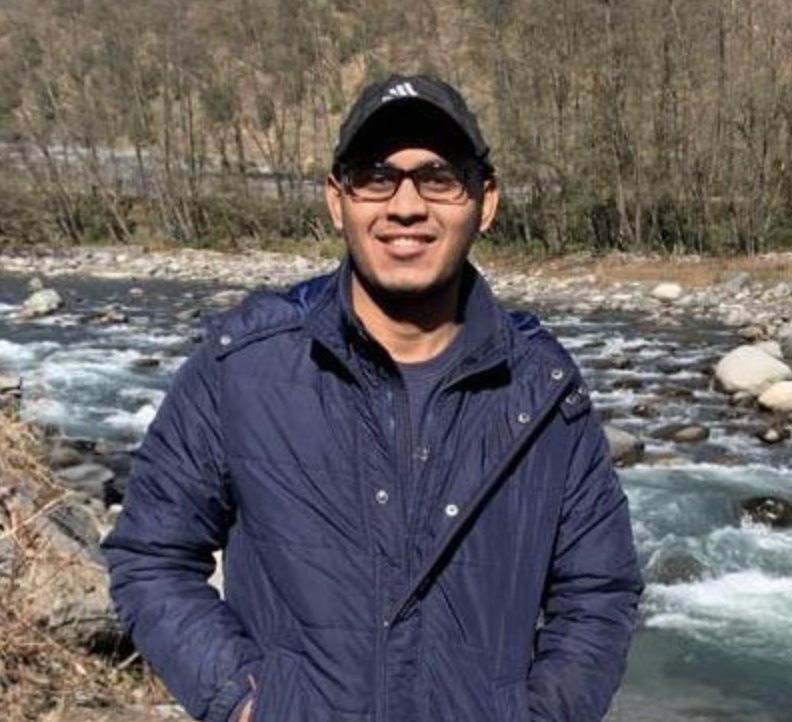
#> input picture Face Recognition Model 1/TestImages/test1.jpg, 792 x 722 px, given as the content of the folder trainingImages, which was not available
$ python tester.py
#> lines starting #> are read from the running program, lines starting #| are printed output that depends on the picture; pictures that were not available may be replaced by others from this repository, and a replacement may not be noted
### Face Recognition Model 1/faceRecognition.py
import cv2
import os
import numpy as np

#This module contains all common functions that are called in tester.py file


#Given an image below function returns rectangle for face detected alongwith gray scale image
def faceDetection(test_img):
    gray_img=cv2.cvtColor(test_img,cv2.COLOR_BGR2GRAY)#convert color image to grayscale
    face_haar_cascade=cv2.CascadeClassifier('HaarCascade/haarcascade_frontalface_default.xml')#Load haar classifier
    faces=face_haar_cascade.detectMultiScale(gray_img,scaleFactor=1.32,minNeighbors=5)#detectMultiScale returns rectangles

    return faces,gray_img

#Given a directory below function returns part of gray_img which is face alongwith its label/ID
def labels_for_training_data(directory):
#> called with directory = 'trainingImages'
    faces=[]
    faceID=[]

    for path,subdirnames,filenames in os.walk(directory):
        for filename in filenames:
            if filename.startswith("."):
                print("Skipping system file")#Skipping files that startwith .
                continue

            id=os.path.basename(path)#fetching subdirectory names
            img_path=os.path.join(path,filename)#fetching image path
            print("img_path:",img_path)
            print("id:",id)
            test_img=cv2.imread(img_path)#loading each image one by one
#> test_img is the input picture: shape (722, 792, 3); mean B, G, R 96.5, 95.4, 100.4
            if test_img is None:
                print("Image not loaded properly")
                continue
            faces_rect,gray_img=faceDetection(test_img)#Calling faceDetection function to return faces detected in particular image
#> in faceDetection, `gray_img=cv2.cvtColor(test_img,cv2.COLOR_BGR2GRAY)#convert color image..`:
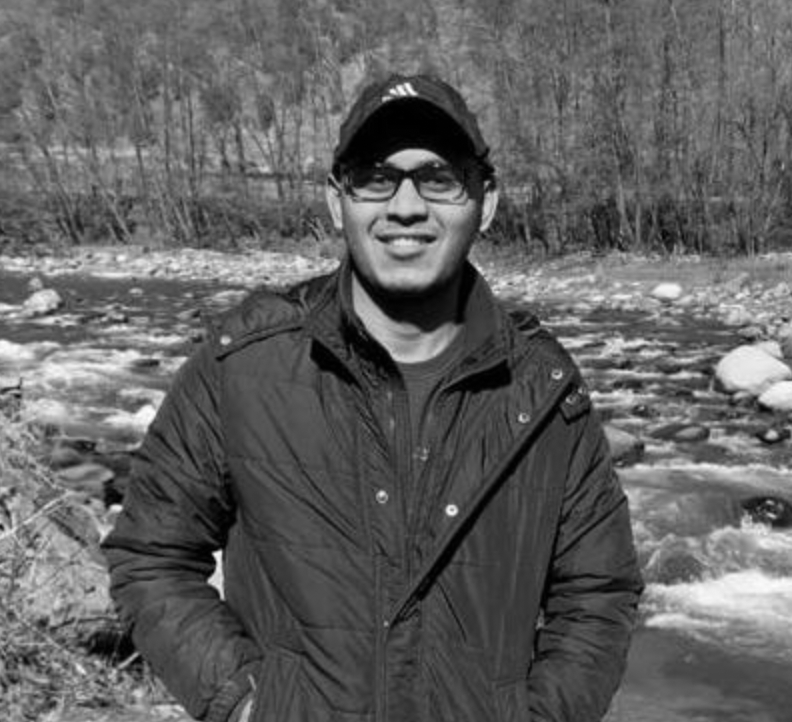
#> gray_img: shape (722, 792); min 0, max 253, mean 97
#> in faceDetection, `faces=face_haar_cascade.detectMultiScale(gray_img,scaleFactor=1.32,min..`: faces = [[325, 115, 164, 164]]
#> faces_rect = [[325, 115, 164, 164]]
            if len(faces_rect)!=1:
               continue #Since we are assuming only single person images are being fed to classifier
            (x,y,w,h)=faces_rect[0]
#> x = 325; y = 115; w = 164; h = 164
            roi_gray=gray_img[y:y+w,x:x+h]#cropping region of interest i.e. face area from grayscale image
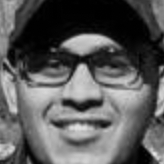
#> roi_gray: shape (164, 164); min 0, max 231, mean 89.9
            faces.append(roi_gray)
#> (the run stopped early here; a loop or call above may not have finished)

$ run again, on Face Recognition Model 1/TestImages/test3.jpg
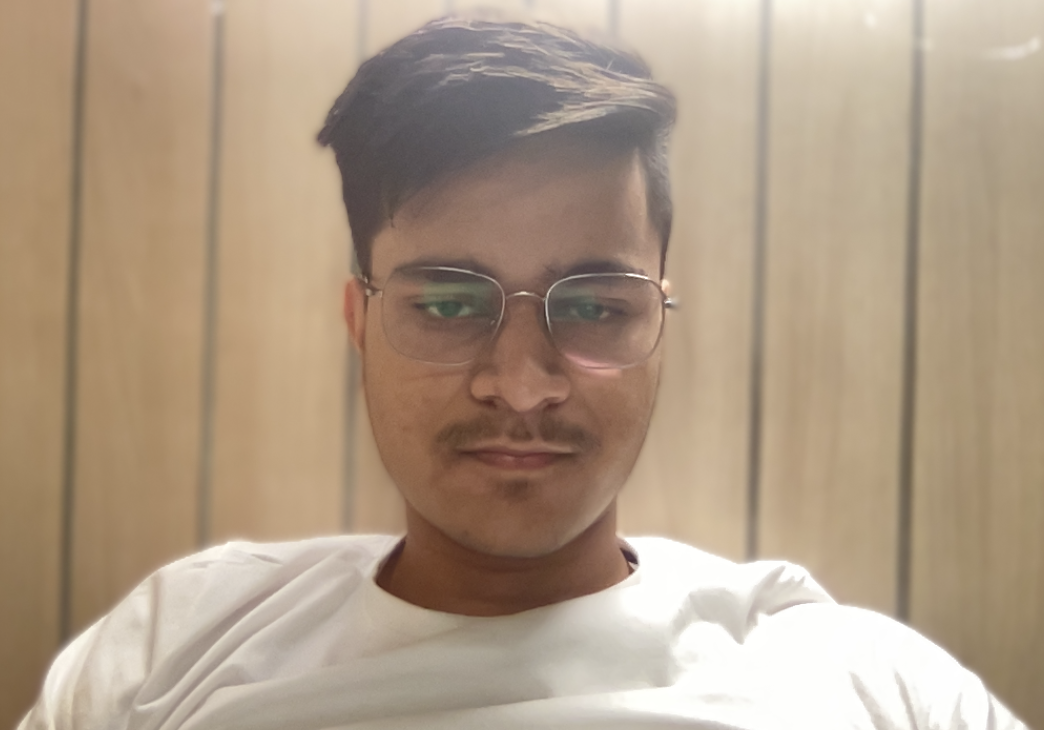
#> input picture Face Recognition Model 1/TestImages/test3.jpg, 1044 x 730 px, given as the content of the folder trainingImages, which was not available
#> in labels_for_training_data, test_img is the input picture: shape (730, 1044, 3); mean B, G, R 134.4, 155.4, 174.9
#> in faceDetection, `gray_img=cv2.cvtColor(test_img,cv2.COLOR_BGR2GRAY)#convert color image..`:
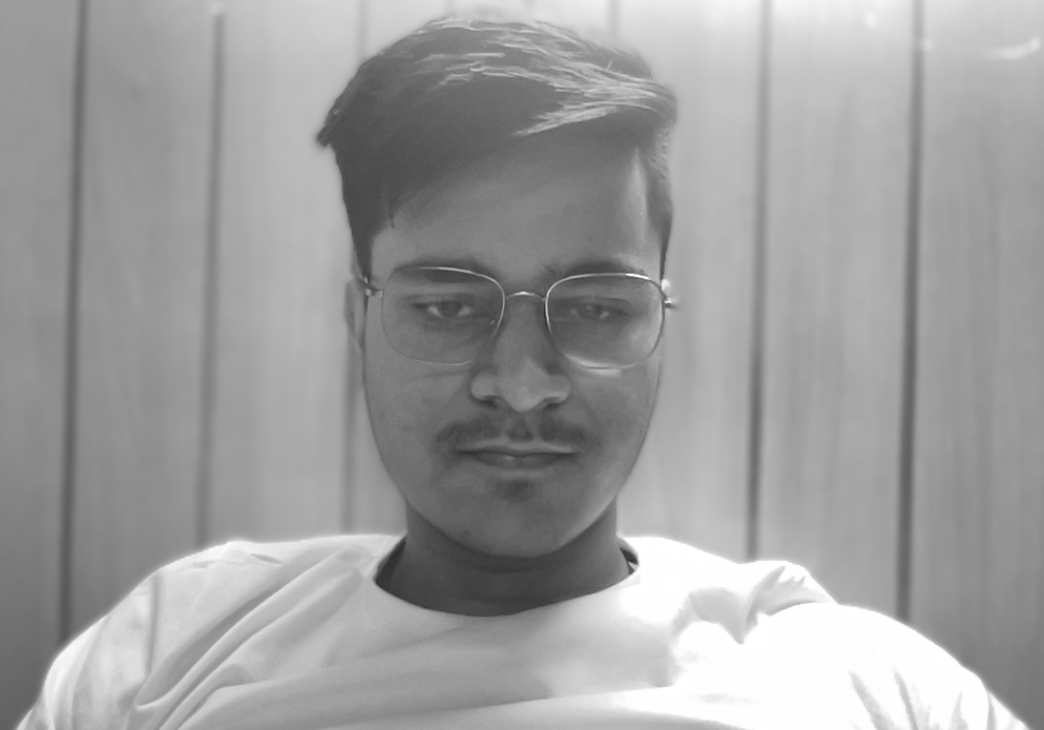
#> gray_img: shape (730, 1044); min 45, max 255, mean 158.8
#> faces = [[330, 172, 368, 368]]
#> x = 330; y = 172; w = 368
#> in labels_for_training_data, `roi_gray=gray_img[y:y+w,x:x+h]#cropping region of interest i.e. face a..`:
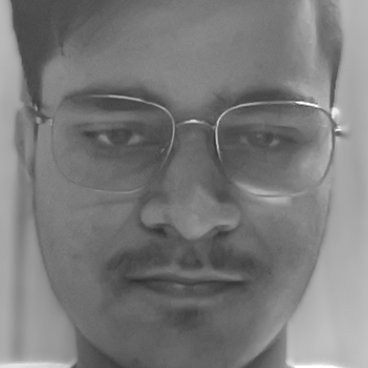
#> roi_gray: shape (368, 368); min 46, max 255, mean 122.1

$ run again, on Face Recognition Model 1/TestImages/test4.jpg
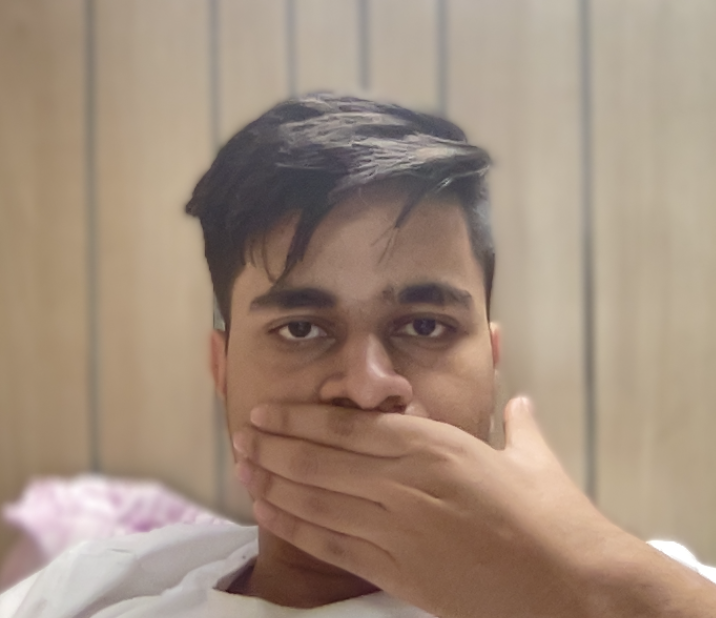
#> input picture Face Recognition Model 1/TestImages/test4.jpg, 716 x 618 px, given as the content of the folder trainingImages, which was not available
#> in labels_for_training_data, test_img is the input picture: shape (618, 716, 3); mean B, G, R 125.6, 142.4, 162.7
#> in faceDetection, `gray_img=cv2.cvtColor(test_img,cv2.COLOR_BGR2GRAY)#convert color image..`:
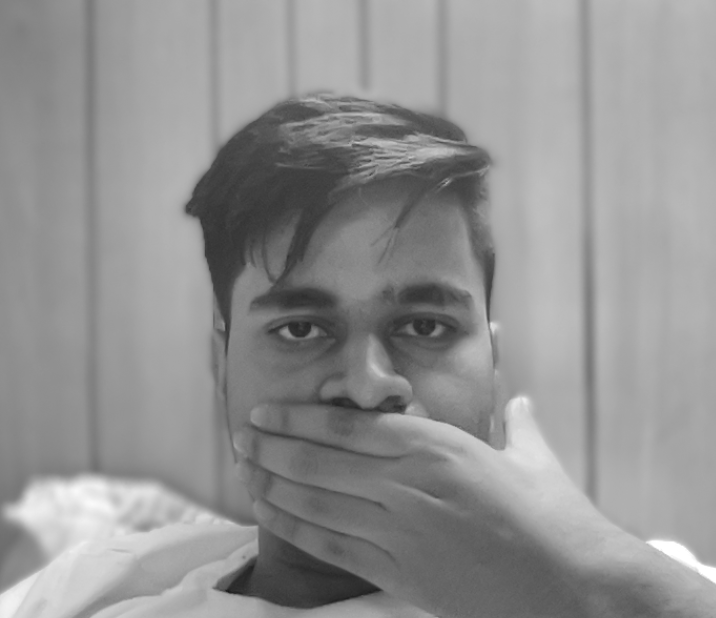
#> gray_img: shape (618, 716); min 22, max 255, mean 146.6
#> faces = [[191, 191, 333, 333]]
#> x = 191; w = 333
#> in labels_for_training_data, `roi_gray=gray_img[y:y+w,x:x+h]#cropping region of interest i.e. face a..`:
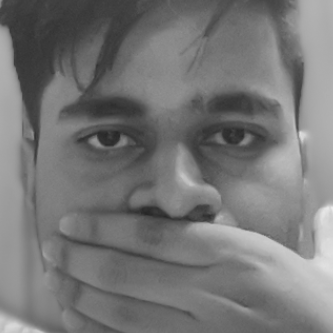
#> roi_gray: shape (333, 333); min 38, max 236, mean 118.1

$ run again, on Face Recognition Model 1/TestImages/test5.jpg
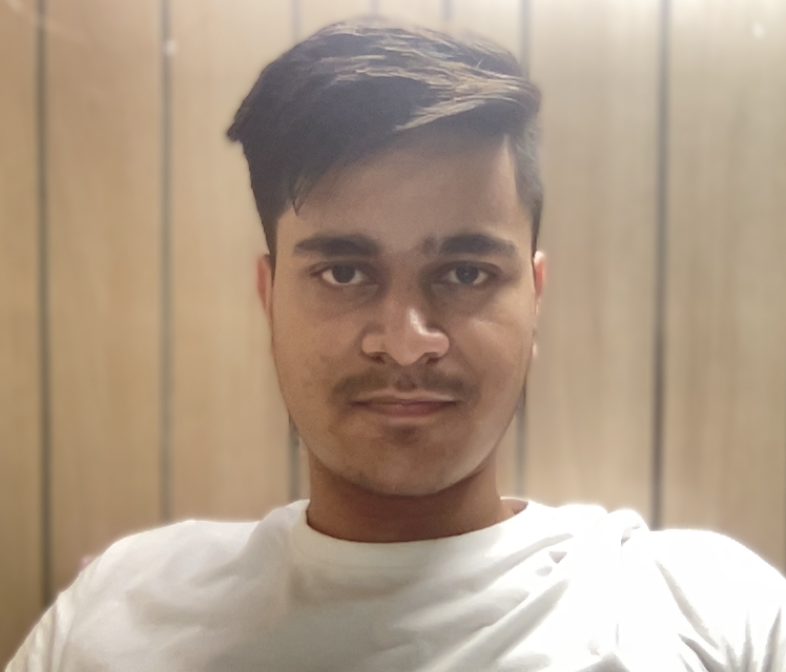
#> input picture Face Recognition Model 1/TestImages/test5.jpg, 786 x 672 px, given as the content of the folder trainingImages, which was not available
#> in labels_for_training_data, test_img is the input picture: shape (672, 786, 3); mean B, G, R 137.7, 157.2, 176.8
#> in faceDetection, `gray_img=cv2.cvtColor(test_img,cv2.COLOR_BGR2GRAY)#convert color image..`:
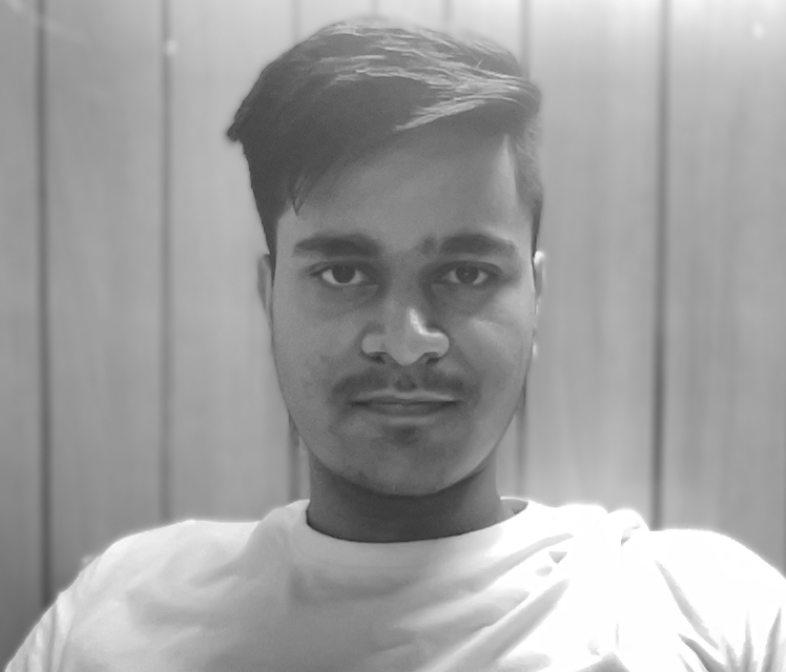
#> gray_img: shape (672, 786); min 46, max 255, mean 160.8
#> faces = [[232, 149, 338, 338]]
#> x = 232; y = 149; w = 338
#> in labels_for_training_data, `roi_gray=gray_img[y:y+w,x:x+h]#cropping region of interest i.e. face a..`:
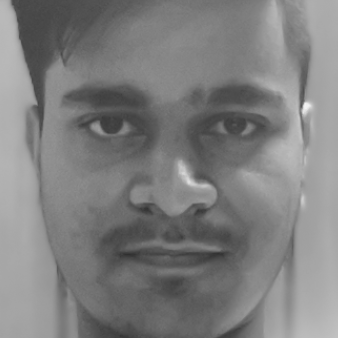
#> roi_gray: shape (338, 338); min 47, max 243, mean 126.4
